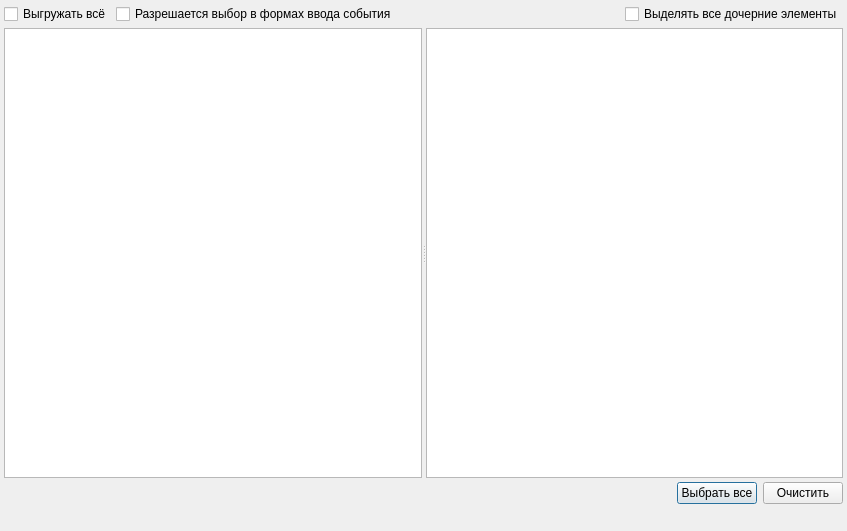
<?xml version="1.0" encoding="UTF-8"?>
<ui version="4.0">
 <class>ExportActions_Wizard_1</class>
 <widget class="QDialog" name="ExportActions_Wizard_1">
  <property name="windowModality">
   <enum>Qt::NonModal</enum>
  </property>
  <property name="geometry">
   <rect>
    <x>0</x>
    <y>0</y>
    <width>847</width>
    <height>416</height>
   </rect>
  </property>
  <property name="windowTitle">
   <string>Список записей</string>
  </property>
  <layout class="QGridLayout">
   <property name="leftMargin">
    <number>4</number>
   </property>
   <property name="topMargin">
    <number>4</number>
   </property>
   <property name="rightMargin">
    <number>4</number>
   </property>
   <property name="bottomMargin">
    <number>4</number>
   </property>
   <property name="spacing">
    <number>4</number>
   </property>
   <item row="2" column="0">
    <widget class="QSplitter" name="splitterTree">
     <property name="orientation">
      <enum>Qt::Horizontal</enum>
     </property>
     <widget class="CTreeView" name="treeItems">
      <property name="minimumSize">
       <size>
        <width>0</width>
        <height>450</height>
       </size>
      </property>
     </widget>
     <widget class="CTableView" name="tblItems">
      <property name="minimumSize">
       <size>
        <width>0</width>
        <height>450</height>
       </size>
      </property>
      <property name="whatsThis">
       <string comment="ура!">список записей</string>
      </property>
      <property name="tabKeyNavigation">
       <bool>false</bool>
      </property>
      <property name="alternatingRowColors">
       <bool>true</bool>
      </property>
     </widget>
    </widget>
   </item>
   <item row="3" column="0">
    <layout class="QHBoxLayout">
     <property name="spacing">
      <number>6</number>
     </property>
     <property name="leftMargin">
      <number>0</number>
     </property>
     <property name="topMargin">
      <number>0</number>
     </property>
     <property name="rightMargin">
      <number>0</number>
     </property>
     <property name="bottomMargin">
      <number>0</number>
     </property>
     <item>
      <spacer>
       <property name="orientation">
        <enum>Qt::Horizontal</enum>
       </property>
       <property name="sizeHint" stdset="0">
        <size>
         <width>40</width>
         <height>20</height>
        </size>
       </property>
      </spacer>
     </item>
     <item>
      <widget class="QPushButton" name="btnSelectAll">
       <property name="text">
        <string>Выбрать все</string>
       </property>
      </widget>
     </item>
     <item>
      <widget class="QPushButton" name="btnClearSelection">
       <property name="text">
        <string>Очистить</string>
       </property>
      </widget>
     </item>
    </layout>
   </item>
   <item row="4" column="0">
    <widget class="QStatusBar" name="statusBar">
     <property name="sizePolicy">
      <sizepolicy hsizetype="Preferred" vsizetype="Fixed">
       <horstretch>0</horstretch>
       <verstretch>0</verstretch>
      </sizepolicy>
     </property>
     <property name="toolTip">
      <string>A status bar</string>
     </property>
     <property name="whatsThis">
      <string>A status bar.</string>
     </property>
     <property name="sizeGripEnabled">
      <bool>false</bool>
     </property>
    </widget>
   </item>
   <item row="0" column="0">
    <layout class="QHBoxLayout">
     <item>
      <widget class="QCheckBox" name="checkExportAll">
       <property name="text">
        <string>Выгружать всё</string>
       </property>
      </widget>
     </item>
     <item>
      <widget class="QCheckBox" name="checkBoxAllowedSelectFormsEvent">
       <property name="text">
        <string>Разрешается выбор в формах ввода события</string>
       </property>
      </widget>
     </item>
     <item>
      <spacer>
       <property name="orientation">
        <enum>Qt::Horizontal</enum>
       </property>
       <property name="sizeHint" stdset="0">
        <size>
         <width>40</width>
         <height>20</height>
        </size>
       </property>
      </spacer>
     </item>
     <item>
      <widget class="QCheckBox" name="chkRecursiveSelection">
       <property name="text">
        <string>Выделять все дочерние элементы</string>
       </property>
      </widget>
     </item>
    </layout>
   </item>
  </layout>
 </widget>
 <customwidgets>
  <customwidget>
   <class>CTableView</class>
   <extends>QTableView</extends>
   <header>library/TableView.h</header>
  </customwidget>
  <customwidget>
   <class>CTreeView</class>
   <extends>QTreeView</extends>
   <header>library/TreeView.h</header>
  </customwidget>
 </customwidgets>
 <tabstops>
  <tabstop>treeItems</tabstop>
  <tabstop>tblItems</tabstop>
 </tabstops>
 <resources/>
 <connections/>
</ui>
